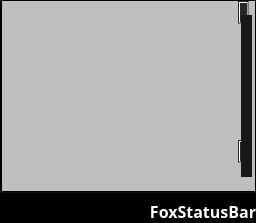
     <widget class="QFrame" name="PlaylistBox">
      <property name="sizePolicy">
       <sizepolicy hsizetype="Preferred" vsizetype="Ignored">
        <horstretch>0</horstretch>
        <verstretch>0</verstretch>
       </sizepolicy>
      </property>
      <property name="frameShape">
       <enum>QFrame::NoFrame</enum>
      </property>
      <layout class="QHBoxLayout" name="PlaylistBoxFirk">
       <property name="spacing">
        <number>0</number>
       </property>
       <property name="leftMargin">
        <number>0</number>
       </property>
       <property name="topMargin">
        <number>0</number>
       </property>
       <property name="rightMargin">
        <number>0</number>
       </property>
       <property name="bottomMargin">
        <number>0</number>
       </property>
       <item>
        <widget class="QTreeView" name="PlaylistsView">
         <property name="enabled">
          <bool>true</bool>
         </property>
         <property name="sizePolicy">
          <sizepolicy hsizetype="Ignored" vsizetype="Ignored">
           <horstretch>1</horstretch>
           <verstretch>0</verstretch>
          </sizepolicy>
         </property>
         <property name="minimumSize">
          <size>
           <width>1</width>
           <height>0</height>
          </size>
         </property>
         <property name="maximumSize">
          <size>
           <width>16777215</width>
           <height>16777215</height>
          </size>
         </property>
         <property name="sizeIncrement">
          <size>
           <width>0</width>
           <height>0</height>
          </size>
         </property>
         <property name="mouseTracking">
          <bool>false</bool>
         </property>
         <property name="acceptDrops">
          <bool>false</bool>
         </property>
         <property name="styleSheet">
          <string notr="true">QTreeView{
  background-color: rgb(26,26, 26,0.5);
  color:rgb(255, 255, 255);
  border: 1px solid;
  outline: 0;
  show-decoration-selected: 1; /* make the selection span the entire width of the view */
}

QTreeView{
    selection-background-color: transparent;
}

QTreeView::branch:has-siblings:!adjoins-item {
    border-image: url(img/stylesheet-vline.png) 0;
}

QTreeView::branch:has-siblings:adjoins-item {
    border-image: url(img/stylesheet-branch-more.png) 0;
}

QTreeView::branch:!has-children:!has-siblings:adjoins-item {
    border-image: url(img/stylesheet-branch-end.png) 0;
}

QTreeView::branch:has-children:!has-siblings:closed,
QTreeView::branch:closed:has-children:has-siblings {
        border-image: none;
        image: url(img/stylesheet-branch-closed.png);
}

QTreeView::branch:open:has-children:!has-siblings,
QTreeView::branch:open:has-children:has-siblings  {
        border-image: none;
        image: url(img/stylesheet-branch-open.png);
}



QTreeView::item {
   outline: 0;
   color:rgb(80,80,80)
}


QTreeView  QAbstractItemView
{
     border: none;
}


QTreeView::item:selected {
    background: rgb(18,18,18,0.3);
    color:white;
}
QTreeView::item:selected:!active {
   background: rgb(18,18,18,0.3);
   color:white;
}

QTreeView::item:selected {
    color:white;
}
QTreeView::item:selected:!active {
   color:white;
}

QTreeView::item:hover {
    background: rgb(20,20,20,0.5);
    color:#B72E2B;
}





QScrollBar:vertical{
        background-color: #2A2929;
        width: 17px;
        margin: 14px 3px 14px 3px;
        border: 0px transparent;
        border-radius: 0px;
}

QScrollBar::handle:vertical{
        background-color: #181818;         /* #605F5F; */
        min-height: 5px;
}
QScrollBar::handle:vertical:hover{
        background-color: #B72E2B;         
        min-height: 5px;
}

QScrollBar::sub-line:vertical{
        margin: 3px 0px 3px 0px;
        border-image: url(img/SliderUp.png);
        height: 11px;
        width: 11px;
        subcontrol-position: top;
        subcontrol-origin: margin;
}

QScrollBar::add-line:vertical{
        margin: 3px 0px 3px 0px;
        border-image: url(img/SliderDown.png);
        height: 11px;
        width: 11px;
        subcontrol-position: bottom;
        subcontrol-origin: margin;
}

QScrollBar::sub-line:vertical:hover,QScrollBar::sub-line:vertical:on{
        border-image: url(img/SliderUpA.png);
        height: 11px;
        width: 11px;
        subcontrol-position: top;
        subcontrol-origin: margin;
}

QScrollBar::add-line:vertical:hover, QScrollBar::add-line:vertical:on{
        border-image: url(img/SliderDownA.png);
        height: 11px;
        width: 11px;
        subcontrol-position: bottom;
        subcontrol-origin: margin;
}

QScrollBar::up-arrow:vertical, QScrollBar::down-arrow:vertical{
        background: none;
}

QScrollBar::add-page:vertical, QScrollBar::sub-page:vertical{
        background: none;
}</string>
         </property>
         <property name="verticalScrollBarPolicy">
          <enum>Qt::ScrollBarAlwaysOn</enum>
         </property>
         <property name="animated">
          <bool>true</bool>
         </property>
         <property name="headerHidden">
          <bool>true</bool>
         </property>
        </widget>
       </item>
       <item>
        <layout class="QVBoxLayout" name="verticalLayout_5">
         <property name="spacing">
          <number>0</number>
         </property>
         <property name="leftMargin">
          <number>0</number>
         </property>
         <item>
          <widget class="QListView" name="PlaylistView">
           <property name="minimumSize">
            <size>
             <width>0</width>
             <height>0</height>
            </size>
           </property>
           <property name="font">
            <font>
             <family>Chicago</family>
             <pointsize>10</pointsize>
             <weight>75</weight>
             <bold>true</bold>
            </font>
           </property>
           <property name="focusPolicy">
            <enum>Qt::NoFocus</enum>
           </property>
           <property name="acceptDrops">
            <bool>false</bool>
           </property>
           <property name="styleSheet">
            <string notr="true">

QScrollBar:vertical{
        background-color: #2A2929;
        width: 17px;
        margin: 14px 3px 14px 3px;
        border: 0px transparent;
        border-radius: 0px;
}

QScrollBar::handle:vertical{
        background-color: #181818;         /* #605F5F; */
        min-height: 5px;
}
QScrollBar::handle:vertical:hover{
        background-color: #B72E2B;         
        min-height: 5px;
}

QScrollBar::sub-line:vertical{
        margin: 3px 0px 3px 0px;
        border-image: url(img/SliderUp.png);
        height: 11px;
        width: 11px;
        subcontrol-position: top;
        subcontrol-origin: margin;
}

QScrollBar::add-line:vertical{
        margin: 3px 0px 3px 0px;
        border-image: url(img/SliderDown.png);
        height: 11px;
        width: 11px;
        subcontrol-position: bottom;
        subcontrol-origin: margin;
}

QScrollBar::sub-line:vertical:hover,QScrollBar::sub-line:vertical:on{
        border-image: url(img/SliderUpA.png);
        height: 11px;
        width: 11px;
        subcontrol-position: top;
        subcontrol-origin: margin;
}

QScrollBar::add-line:vertical:hover, QScrollBar::add-line:vertical:on{
        border-image: url(img/SliderDownA.png);
        height: 11px;
        width: 11px;
        subcontrol-position: bottom;
        subcontrol-origin: margin;
}

QScrollBar::up-arrow:vertical, QScrollBar::down-arrow:vertical{
        background: none;
}

QScrollBar::add-page:vertical, QScrollBar::sub-page:vertical{
        background: none;
}




QListView{
  background-color: rgb(0, 0, 0,0.2);
  color:rgb(255, 255, 255);
  border: 1px solid;
   outline: 0;
}

QListView {
    show-decoration-selected: 1; /* make the selection span the entire width of the view */
}

QListView::item {
   outline: 0;
}
QListView::item {

}

QListView  QAbstractItemView
{
     border: none;
}


QListView::item:selected {
    background: rgb(20,20,20,0.5);
    color:white;
}
QListView::item:selected:!active {
   background: rgb(20,20,20,0.5);
   color:white;
}

/*
QListView::item:alternate {
    background: #EEEEEE;
}

QListView::item:selected {
    border: 1px solid #6a6ea9;
}

QListView::item:selected:!active {
    background: qlineargradient(x1: 0, y1: 0, x2: 0, y2: 1,
                                stop: 0 #ABAFE5, stop: 1 #8588B2);
}

QListView::item:selected:active {
    background: qlineargradient(x1: 0, y1: 0, x2: 0, y2: 1,
                                stop: 0 #6a6ea9, stop: 1 #888dd9);
}

QListView::item:hover {
    background: qlineargradient(x1: 0, y1: 0, x2: 0, y2: 1,
                                stop: 0 #FAFBFE, stop: 1 #DCDEF1);
}

*/
QListWidget {padding: 0px;}
QListWidget::item { margin: 0px; }

QMenu {
    background-color: rgb(50,50,50); /* sets background of the menu */
    border: 1px solid black;
}

QMenu::item {
    /* sets background of menu item. set this to something non-transparent
        if you want menu color and menu item color to be different */
    background-color: transparent;
    color:white;
}

QMenu::item:selected { /* when user selects item using mouse or keyboard */
    background-color: #B72E2B;
}

/*




QListView{
  background-color: rgb(0,0, 0,0.2);
  color:rgb(255, 255, 255);
  border: 1px solid;
  outline: none;
}

QListView {
    show-decoration-selected:1;
}




*/







</string>
           </property>
           <property name="verticalScrollBarPolicy">
            <enum>Qt::ScrollBarAlwaysOn</enum>
           </property>
           <property name="horizontalScrollBarPolicy">
            <enum>Qt::ScrollBarAlwaysOff</enum>
           </property>
           <property name="autoScrollMargin">
            <number>0</number>
           </property>
           <property name="editTriggers">
            <set>QAbstractItemView::NoEditTriggers</set>
           </property>
           <property name="dragEnabled">
            <bool>true</bool>
           </property>
           <property name="dragDropMode">
            <enum>QAbstractItemView::NoDragDrop</enum>
           </property>
           <property name="selectionMode">
            <enum>QAbstractItemView::ExtendedSelection</enum>
           </property>
           <property name="selectionBehavior">
            <enum>QAbstractItemView::SelectItems</enum>
           </property>
           <property name="spacing">
            <number>10</number>
           </property>
          </widget>
         </item>
         <item>
          <widget class="QGroupBox" name="PlaylistCommandBar">
           <property name="styleSheet">
            <string notr="true">QGroupBox{
   background-color:black;
   border: none;
   border-top: 1px solid;
   border-color: rgb(16,16,16)
}</string>
           </property>
           <property name="flat">
            <bool>false</bool>
           </property>
           <property name="checkable">
            <bool>false</bool>
           </property>
           <layout class="QHBoxLayout" name="PlaylistCommandBarFirk">
            <property name="spacing">
             <number>0</number>
            </property>
            <property name="sizeConstraint">
             <enum>QLayout::SetDefaultConstraint</enum>
            </property>
            <property name="leftMargin">
             <number>0</number>
            </property>
            <property name="topMargin">
             <number>0</number>
            </property>
            <property name="rightMargin">
             <number>0</number>
            </property>
            <property name="bottomMargin">
             <number>0</number>
            </property>
            <item>
             <widget class="QPushButton" name="AddTreakPlaylist">
              <property name="minimumSize">
               <size>
                <width>30</width>
                <height>30</height>
               </size>
              </property>
              <property name="maximumSize">
               <size>
                <width>30</width>
                <height>30</height>
               </size>
              </property>
              <property name="autoFillBackground">
               <bool>false</bool>
              </property>
              <property name="styleSheet">
               <string notr="true">QPushButton{
  background-color: rgb(50, 50, 50,0);
  border: none;
  border-image: url(img/add-openNew.png);
}
QPushButton:hover{
  background-color: rgb(50, 50, 50,0);
  border: none;
  border-image: url(img/add-openNewA.png);
}

QPushButton:pressed{
  background-color: rgb(50, 50, 50,255);
  border: none;
  border-image: url(img/add-openNewA.png);

}</string>
              </property>
              <property name="text">
               <string/>
              </property>
              <property name="iconSize">
               <size>
                <width>30</width>
                <height>30</height>
               </size>
              </property>
              <property name="shortcut">
               <string notr="true"/>
              </property>
             </widget>
            </item>
            <item>
             <widget class="QPushButton" name="RemoveTreakPlaylist">
              <property name="minimumSize">
               <size>
                <width>30</width>
                <height>30</height>
               </size>
              </property>
              <property name="maximumSize">
               <size>
                <width>30</width>
                <height>30</height>
               </size>
              </property>
              <property name="styleSheet">
               <string notr="true">QPushButton{
  background-color: rgb(50, 50, 50,0);
  border: none;
  border-image: url(img/removeNew.png);
}
QPushButton:hover{
  background-color: rgb(50, 50, 50,0);
  border: none;
  border-image: url(img/removeNewA.png);
}

QPushButton:pressed{
  background-color: rgb(50, 50, 50,255);
  border: none;
  border-image: url(img/removeNewA.png);

}</string>
              </property>
              <property name="iconSize">
               <size>
                <width>30</width>
                <height>30</height>
               </size>
              </property>
              <property name="shortcut">
               <string notr="true"/>
              </property>
             </widget>
            </item>
            <item>
             <widget class="QPushButton" name="MenuPlaylist">
              <property name="minimumSize">
               <size>
                <width>30</width>
                <height>30</height>
               </size>
              </property>
              <property name="maximumSize">
               <size>
                <width>30</width>
                <height>30</height>
               </size>
              </property>
              <property name="styleSheet">
               <string notr="true">QPushButton{
  background-color: rgb(50, 50, 50,0);
  border: none;
  border-image: url(img/menuplaylistNew.png);
}
QPushButton:hover{
  background-color: rgb(50, 50, 50,0);
  border: none;
  border-image: url(img/menuplaylistNewA.png);
}

QPushButton:pressed{
  background-color: rgb(50, 50, 50,255);
  border: none;
  border-image: url(img/menuplaylistNewA.png);

}</string>
              </property>
              <property name="text">
               <string/>
              </property>
              <property name="iconSize">
               <size>
                <width>30</width>
                <height>30</height>
               </size>
              </property>
              <property name="shortcut">
               <string notr="true"/>
              </property>
             </widget>
            </item>
            <item>
             <widget class="QLabel" name="FoxStatusBar">
              <property name="sizePolicy">
               <sizepolicy hsizetype="Ignored" vsizetype="Preferred">
                <horstretch>0</horstretch>
                <verstretch>0</verstretch>
               </sizepolicy>
              </property>
              <property name="font">
               <font>
                <family>Chicago</family>
                <pointsize>12</pointsize>
                <weight>75</weight>
                <bold>true</bold>
               </font>
              </property>
              <property name="styleSheet">
               <string notr="true">QLabel{
background-color: rgba(0,0,0,0);
color:white;
}</string>
              </property>
              <property name="text">
               <string>FoxStatusBar</string>
              </property>
              <property name="textFormat">
               <enum>Qt::AutoText</enum>
              </property>
              <property name="alignment">
               <set>Qt::AlignBottom|Qt::AlignRight|Qt::AlignTrailing</set>
              </property>
             </widget>
            </item>
           </layout>
          </widget>
         </item>
        </layout>
       </item>
      </layout>
     </widget>
